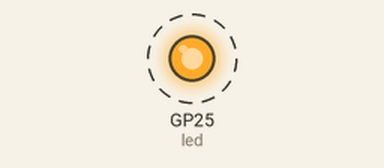
The program below on a simulated Raspberry Pi Pico running MicroPython. On the bench: output pins drawn as LEDs (lit = HIGH). Dashed ring = blinking. What the program prints to the serial console is not drawn.

Above: at 0.2 s.
Timing chart, 0 to 3.0 s (numbered marks = the images above):
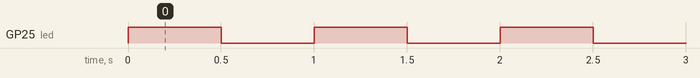

The program:

main.py
```python
from machine import Pin
import time

def main() -> None:
    led = Pin("LED", Pin.OUT)
    countNumb = 0

    while True:
        led.toggle()
        print(f"Świece we wszystkie strony razy {countNumb}")
        countNumb+=1
        time.sleep(0.5)


if __name__ == "__main__":
    main()
```

Measured:
- by itself, GP25 (led): alternates HIGH for 0.50 s and LOW for 0.50 s
